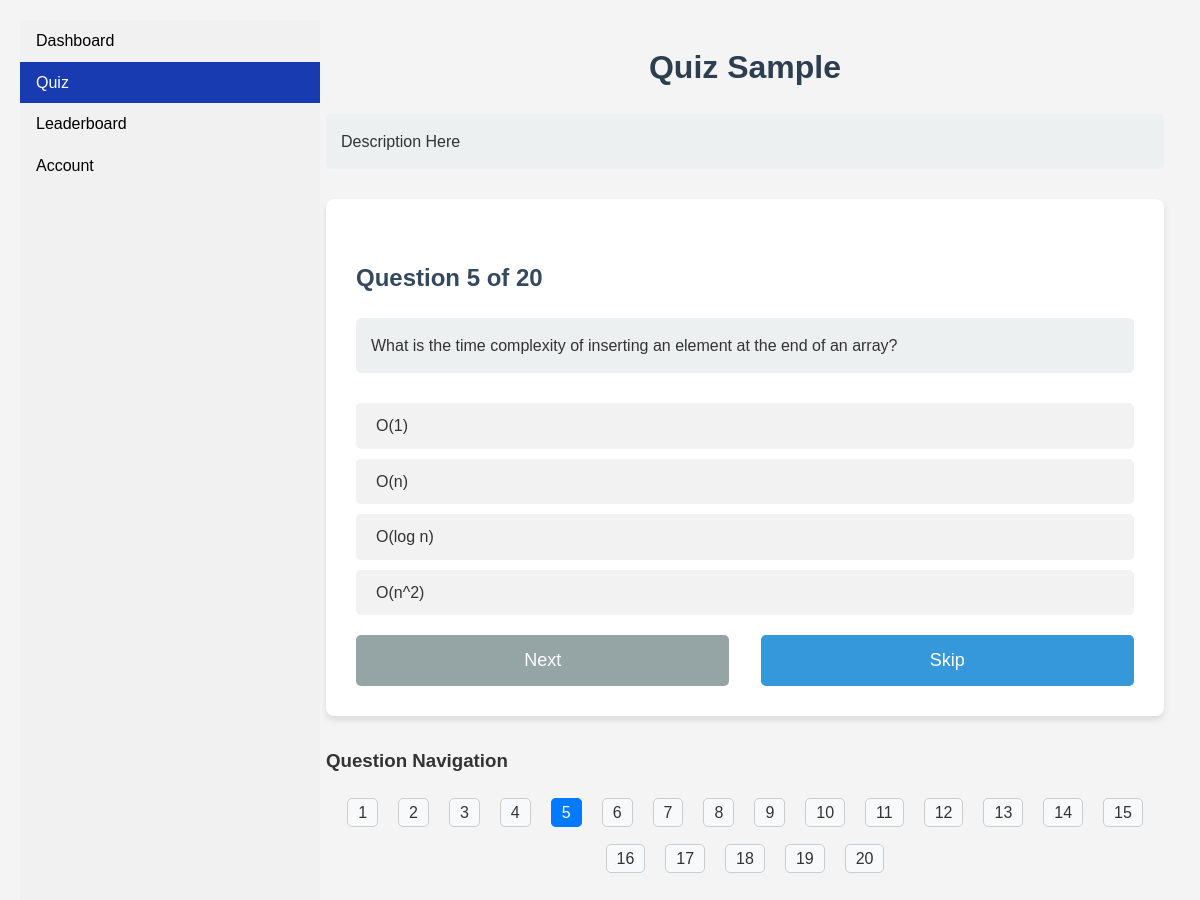
The page /student/quiz/5/question/5/ on the database as committed earlier.
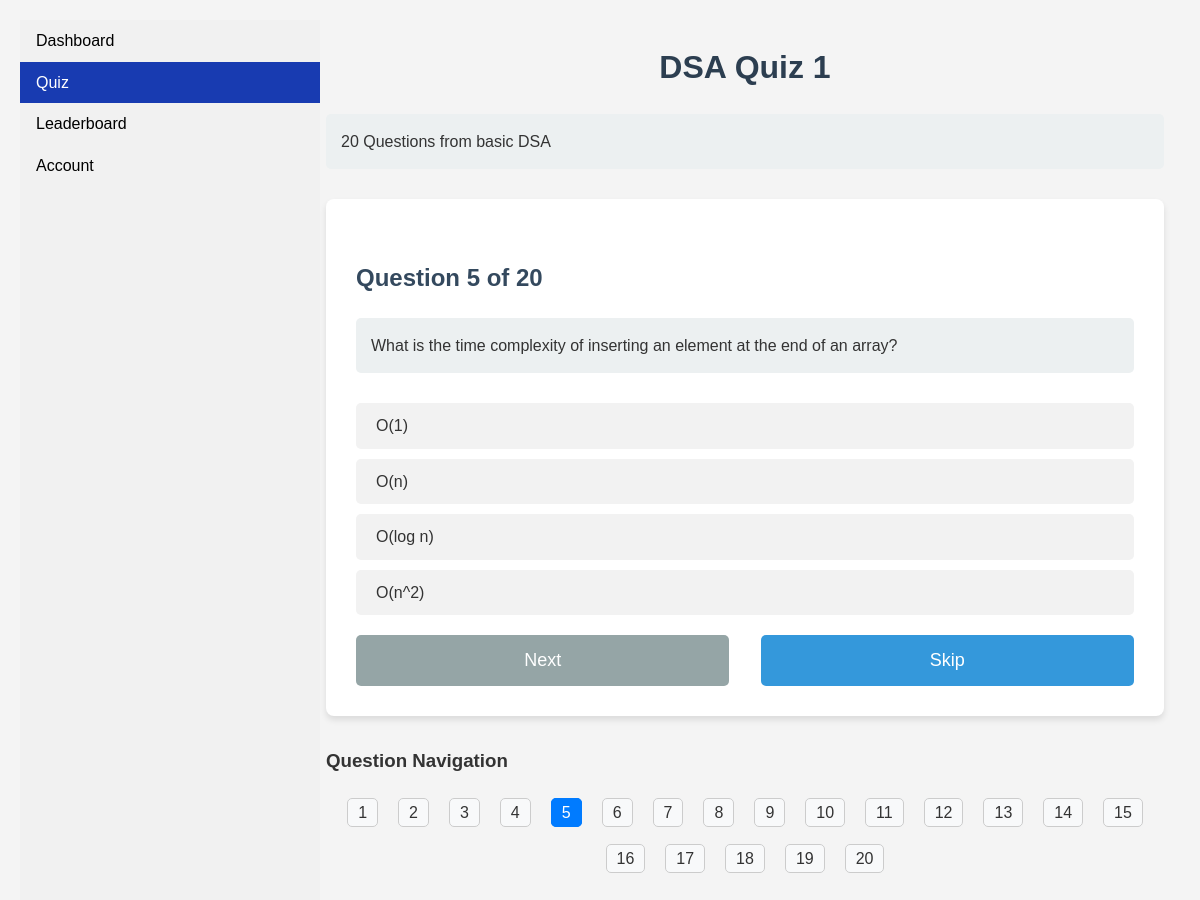
The same page on the database as committed later.
### dashboard/models.py (models this page shows, shortened)
class Quiz(models.Model):
    title = models.CharField(max_length=255)
    description = models.TextField(blank=True)
    organization = models.ForeignKey('users.OrganizationUser', on_delete=models.CASCADE, related_name='quizzes',default=1)
    updated_at = models.DateTimeField(auto_now=True)
    questions = models.ManyToManyField('Question',blank=True)
    class Meta:
        verbose_name = "Quiz"
        verbose_name_plural = "Quizzes"

class Question(models.Model):
    options = (
        ('a','a'),
        ('b','b'),
        ('c','c'),
        ('d','d')
        )
    organization = models.ForeignKey('users.OrganizationUser', on_delete=models.CASCADE, related_name='questions',default=1)
    question_text = models.CharField(max_length=500)
    created_at = models.DateTimeField(auto_now_add=True)
    answera = models.CharField(max_length=50)
    answerb = models.CharField(max_length=50)
    answerc = models.CharField(max_length=50)
    answerd = models.CharField(max_length=50)
    correctanswer = models.CharField(max_length=1,choices=options)
    class Meta:
        verbose_name = "Question"
        verbose_name_plural = "Questions"

### dashboard/views.py (the view, shortened to what this page needs)
# urls.py: path('quiz/<int:quiz_id>/question/<int:question_num>/', views.QuizView.as_view(), name='quiz_view'),
class QuizView(View):
    def get(self, request, quiz_id, question_num=1):
        quiz = get_object_or_404(Quiz, id=quiz_id)
        questions = quiz.questions.all()
        answers = request.session.get('answers')
        if answers == None:
            answers = ['' for i in range(questions.count())]
        request.session['answers'] = answers
        if question_num < 1 or question_num > questions.count():
            return redirect('quiz_view', quiz_id=quiz_id, question_num=1)
        current_question = questions[question_num - 1]
        if question_num > questions.count():
            return redirect('quiz_complete', quiz_id=quiz_id)  # Redirect to completion page
        context = {
            'active':'quiz',
            'quiz': quiz,
            'question': current_question,
            'question_num': question_num,
            'total_questions': questions.count(),
            'lastquestion': False,
            'question_range':list(range(1,questions.count()+1))
        }
        context['lastquestion'] = question_num == questions.count()
        return render(request, 'dashboard/quiz_view.html', context)

### dashboard/templates/dashboard/quiz_view.html (shortened to what this page needs)
{% extends "studentbase.html" %}
{% load static %}
{% block stylesheets %}
    <link rel="stylesheet" href = "{%static "dashboard/quiz_view.css"%}">
{% endblock%}
{% block content %}
    <div>
    <h1>{{ quiz.title }}</h1>
    <p>{{ quiz.description }}</p>
    <div id="question-section">
        <h2>Question {{ question_num }} of {{ total_questions }}</h2>
        <p>{{ question.question_text }}</p>
        <form method="post" id="quizForm">
            <div>
                <label for="option1">{{ question.answera }}</label>
                <label for="option2">{{ question.answerb }}</label>
                <label for="option3">{{ question.answerc }}</label>
                <label for="option4">{{ question.answerd }}</label>
            </div>
            <div class="button-group">
                <button type="submit" id="nextButton" disabled>{% if lastquestion %}Submit{% else %}Next{% endif %}</button>
                <button type="button" id="skipButton" onclick="skipQuestion()">Skip</button>
            </div>
        </form>
    </div>
    <div id="question-navigation">
        <h3>Question Navigation</h3>
        <ul>
            {% for i in question_range %}
                <li>
                    <a href="{% url 'quiz_view' quiz.id i %}" {% if i == question_num %}class="current-question"{% endif %}>
                        {{ i }}
                    </a>
                </li>
            {% endfor %}
        </ul>
    </div>
    </div>
{% endblock %}

### templates/studentbase.html (shortened to what this page needs)
{% load static %}
<!DOCTYPE html>
<html>
<head>
<link rel="stylesheet" href="{% static "studentbase.css" %}">
{% block stylesheets %}
{% endblock %}
</head>
<body>
  <nav>
    <ul>
      <li><a class={% if active == "dashboard" %} "active" {% else %} "notactive" {% endif %} href="{% url "student"%}">Dashboard</a></li>
      <li><a class={% if active == "quiz" %} "active" {% else %} "notactive" {% endif %} href="{% url "quiz"%}">Quiz</a></li>
      <li><a class={% if active == "leaderboard" %} "active" {% else %} "notactive" {% endif %} href="{% url "leaderboard"%}">Leaderboard</a></li>
      <li><a class={% if active == "account" %} "active" {% else %} "notactive" {% endif %} href="{% url "account"%}">Account</a></li>
    </ul>
  </nav>
  <div style="margin-left:25%;padding:1px 16px;height:1000px;">
    {% block content %}
    {% endblock %}
  </div>
</body>
</html>

### static/studentbase.css (style rules this page uses)
body { font-family: 'Arial', sans-serif; line-height: 1.6; color: #333; margin: 0 auto; padding: 20px; background-color: #f4f4f4; }
nav ul { list-style-type: none; margin: 0; padding: 0; width: 25%; background-color: #f1f1f1; position: fixed; height: 100%; overflow: auto; }
nav li a { display: block; color: #000; padding: 8px 16px; text-decoration: none; }
nav li a.active { background-color: #183bb1; color: white; }

### dashboard/static/dashboard/quiz_view.css (style rules this page uses)
div h1 { color: #2c3e50; text-align: center; margin-bottom: 20px; }
div h2 { color: #34495e; margin-top: 30px; }
div p { background-color: #ecf0f1; padding: 15px; border-radius: 5px; margin-bottom: 30px; }
div #question-section { background-color: #fff; padding: 30px; border-radius: 8px; box-shadow: 0 4px 6px rgba(0, 0, 0, 0.1); }
div form { margin-top: 20px; }
div label { display: block; background-color: #f2f2f2; padding: 10px 20px; margin-bottom: 10px; border-radius: 5px; cursor: pointer; transition: background-color 0.3s ease; }
.button-group { display: flex; justify-content: space-between; margin-top: 20px; }
.button-group button { padding: 15px; color: white; border: none; border-radius: 5px; font-size: 18px; cursor: pointer; transition: background-color 0.3s ease; width: 48%; }
.button-group button[type="submit"] { background-color: #2ecc71; }
.button-group button[type="submit"]:disabled { background-color: #95a5a6; cursor: not-allowed; }
.button-group button[type="button"] { background-color: #3498db; }
#question-navigation { margin-top: 30px; }
#question-navigation ul { list-style-type: none; padding: 0; display: flex; flex-wrap: wrap; gap: 10px; justify-content: center; }
#question-navigation li { margin: 5px; }
#question-navigation a { text-decoration: none; padding: 5px 10px; border: 1px solid #ccc; border-radius: 5px; background-color: #f8f9fa; color: #333; transition: all 0.3s ease; }
#question-navigation a.current-question { background-color: #007bff; color: white; border-color: #007bff; }

Rows that differ between the two databases and show on the page:
changed Quiz: title "Quiz Sample" → "DSA Quiz 1"; description "Description Here" → "20 Questions from basic DSA"
